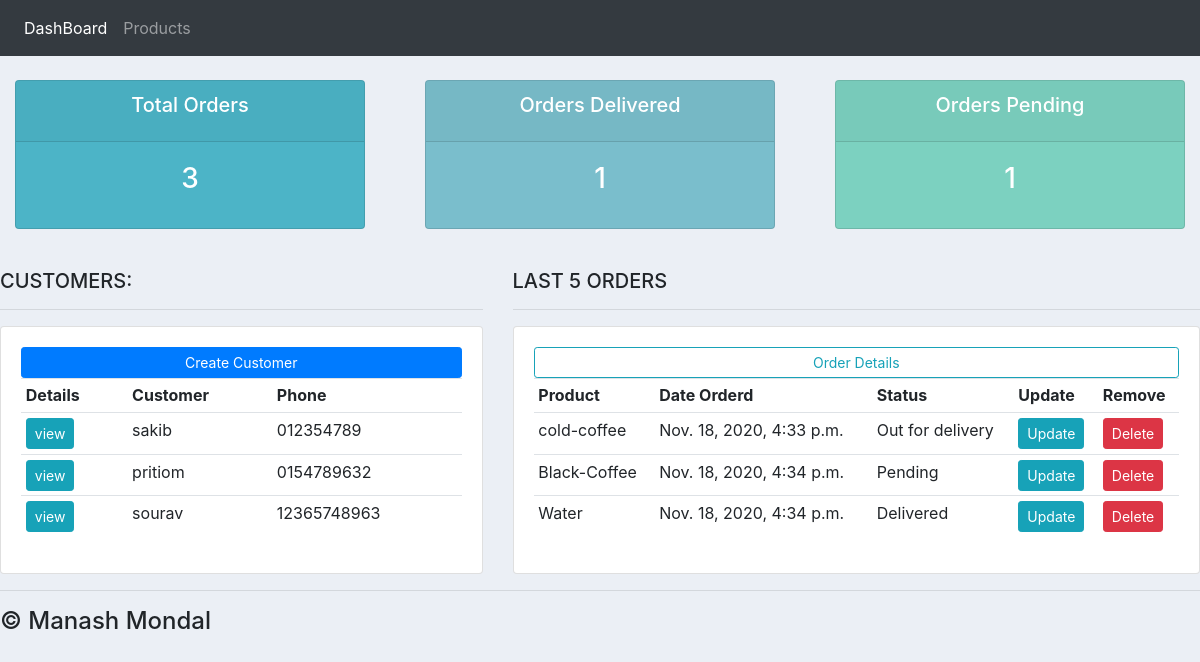
The app's page /, older data.
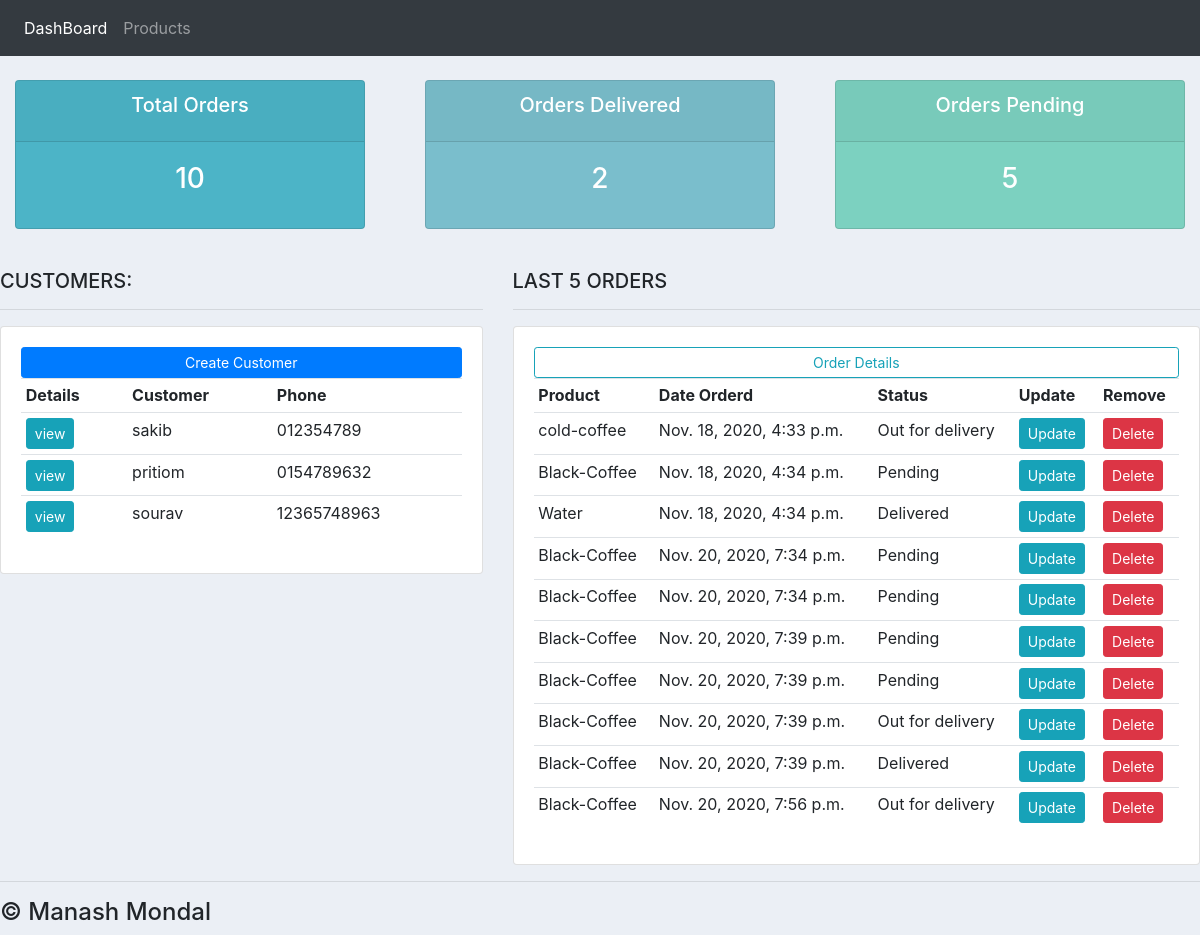
The same page, newer data.
### CoffeeShop/models.py (models this page shows, shortened)
class Customer(models.Model):
	name = models.CharField(max_length=200, null=True)
	phone = models.CharField(max_length=200, null=True)
	email = models.CharField(max_length=200, null=True)
	date_created = models.DateTimeField(auto_now_add=True, null=True)

class Order(models.Model):
	STATUS = (
			('Pending', 'Pending'),
			('Out for delivery', 'Out for delivery'),
			('Delivered', 'Delivered'),
			)
	customer = models.ForeignKey(Customer, null=True, on_delete= models.SET_NULL)
	product = models.ForeignKey(Product, null=True, on_delete= models.SET_NULL)
	date_created = models.DateTimeField(auto_now_add=True, null=True)
	status = models.CharField(max_length=200, null=True, choices=STATUS)
	note = models.CharField(max_length = 500, null = True)

class Product(models.Model):
	CATEGORY = (
			('Indoor', 'Indoor'),
			('Out Door', 'Out Door'),
			)
	name = models.CharField(max_length=200, null=True)
	price = models.FloatField(null=True)
	category = models.CharField(max_length=200, null=True, choices=CATEGORY)
	description = models.CharField(max_length=200, null=True, blank=True)
	date_created = models.DateTimeField(auto_now_add=True, null=True)
	tags = models.ManyToManyField(Tag)
	def __str__(self):
		return self.name

### CoffeeShop/views.py (the view)
# urls.py: path('', views.home, name="home"),
def home(request):
    orders =  Order.objects.all()
    customers= Customer.objects.all()
    total_customers = customers.count()
    total_orders = orders.count()
    total_delivered = orders.filter(status='Delivered').count()
    total_pending = orders.filter(status='Pending').count()
    container = {
        'orders':orders,
        'customers':customers,
        'total_customers':total_customers,
        'total_orders':total_orders,
        'total_delivered':total_delivered,
        'total_pending':total_pending
    }
    return render(request, 'CoffeeShop/dashboard.html', container)

### CoffeeShop/templates/CoffeeShop/dashboard.html
{% extends 'CoffeeShop/base.html' %}
{% block content %}
{%  include 'CoffeeShop/stats.html' %}
<br>
<div class="row">
	<div class="col-md-5">
		<h5>CUSTOMERS:</h5>
		<hr>
		<div class="card card-body">
			<a class="btn btn-primary  btn-sm btn-block" href="">Create Customer</a>
			<table class="table table-sm">
				<tr>
					<th>Details</th>
					<th>Customer</th>
					<th>Phone</th>
				</tr>
				{% for i in customers %}
					<tr>
						<td> <a class="btn btn-sm btn-info" href="{% url 'customer' i.id %}">view</a></td>
						<td>{{i.name}}</td>
						<td>{{i.phone}}</td>
					</tr>
				{% endfor %}
			</table>
		</div>
	</div>
	<div class="col-md-7">
		<h5>LAST 5 ORDERS</h5>
		<hr>
		<div class="card card-body">
			<a class="btn btn-outline-info btn-sm btn-block" href="#">Order Details</a>
			<table class="table table-sm">
				<tr>
					<th>Product</th>
					<th>Date Orderd</th>
					<th>Status</th>
					<th>Update</th>
					<th>Remove</th>
				</tr>
				{% for i in orders %}
					<tr>
						<td>{{i.product}}</td>
						<td>{{i.date_created}}</td>
						<td>{{i.status}}</td>
						<td><a class="btn btn-sm btn-info" href="{% url 'updateOrder' i.id %}">Update</a></td>
						<td><a class="btn btn-sm btn-danger" href="{% url 'deleteOrder' i.id %}">Delete</a></td>
					</tr>
				{% endfor %}
			</table>
		</div>
	</div>
</div>
{% endblock %}

### CoffeeShop/templates/CoffeeShop/base.html (shortened to what this page needs)
{% load static %}
<!DOCTYPE html>
<html lang="en">
<head>
    <link rel="stylesheet" href="https://stackpath.bootstrapcdn.com/bootstrap/4.4.1/css/bootstrap.min.css">
    <link rel="stylesheet" type="text/css" href="{% static 'css/styles.css' %}">
</head>
<body>
    {% include 'CoffeeShop/navbar.html' %}
    {% block content %}
    {% endblock %}
    <hr>
    <h4> © Manash Mondal  </h4>
</body>
</html>

### CoffeeShop/templates/CoffeeShop/navbar.html (shortened to what this page needs)
{% load static %}
<nav class="navbar navbar-expand-lg navbar-dark bg-dark">
    <div class="collapse navbar-collapse" id="navbarNav">
      <ul class="navbar-nav">
        <li class="nav-item active">
          <a class="nav-link" href="{% url 'home' %}">DashBoard </a>
        </li>
        <li class="nav-item">
          <a class="nav-link" href="{% url 'products' %}">Products</a>
        </li>
      </ul>
    </div>
  </nav>

### CoffeeShop/templates/CoffeeShop/stats.html
<br>
<div class="row">
	<div class="col">
		<div class="col-md">
			<div class="card text-center text-white  mb-3" id="total-orders">
			  	<div class="card-header">
			  		<h5 class="card-title">Total Orders</h5>
			  	</div>
			  	<div class="card-body">
			    	<h3 class="card-title">{{total_orders}}</h3>
			  	</div>
			</div>
		</div>
	</div>
	<div class="col">
		<div class="col-md">
			<div class="card text-center text-white  mb-3" id="orders-delivered">
			  	<div class="card-header">
			  		<h5 class="card-title">Orders Delivered</h5>
			  	</div>
			  	<div class="card-body">
			    	<h3 class="card-title">{{total_delivered}}</h3>
			  	</div>
			</div>
		</div>
	</div>
	<div class="col">
		<div class="col-md">
			<div class="card text-center text-white  mb-3" id="orders-pending">
			  	<div class="card-header">
			  		<h5 class="card-title">Orders Pending</h5>
			  	</div>
			  	<div class="card-body">
			    	<h3 class="card-title">{{total_pending}}</h3>
			  	</div>
			</div>
		</div>
	</div>
</div>

### static/css/styles.css (style rules this page uses)
body { background-color: #ebeff5; }
#total-orders { background-color: #4cb4c7; }
#orders-delivered { background-color: #7abecc; }
#orders-pending { background-color: #7CD1C0; }

Row changes from the older to the newer data that the page shows:
added Order: product "Black-Coffee", date_created "Nov. 20, 2020, 7:34 p.m.", status "Pending"
added Order: product "Black-Coffee", date_created "Nov. 20, 2020, 7:34 p.m.", status "Pending"
added Order: product "Black-Coffee", date_created "Nov. 20, 2020, 7:39 p.m.", status "Pending"
added Order: product "Black-Coffee", date_created "Nov. 20, 2020, 7:39 p.m.", status "Pending"
added Order: product "Black-Coffee", date_created "Nov. 20, 2020, 7:39 p.m.", status "Out for delivery"
added Order: product "Black-Coffee", date_created "Nov. 20, 2020, 7:39 p.m.", status "Delivered"
added Order: product "Black-Coffee", date_created "Nov. 20, 2020, 7:56 p.m.", status "Out for delivery"
Text that changed along with them:
{{ total_orders }}: "3" → "10"
{{ total_delivered }}: "1" → "2"
{{ total_pending }}: "1" → "5"
